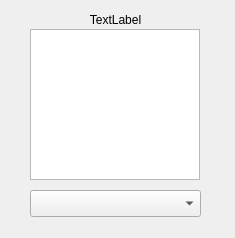
<?xml version="1.0" encoding="UTF-8"?>
<ui version="4.0">
 <class>FeatureFrameCreator</class>
 <widget class="QDialog" name="FeatureFrameCreator">
  <property name="geometry">
   <rect>
    <x>0</x>
    <y>0</y>
    <width>235</width>
    <height>238</height>
   </rect>
  </property>
  <property name="sizePolicy">
   <sizepolicy hsizetype="Minimum" vsizetype="Minimum">
    <horstretch>0</horstretch>
    <verstretch>0</verstretch>
   </sizepolicy>
  </property>
  <property name="minimumSize">
   <size>
    <width>235</width>
    <height>238</height>
   </size>
  </property>
  <property name="baseSize">
   <size>
    <width>235</width>
    <height>238</height>
   </size>
  </property>
  <property name="windowTitle">
   <string>Feature Frame</string>
  </property>
  <widget class="QGraphicsView" name="Preview">
   <property name="geometry">
    <rect>
     <x>30</x>
     <y>29</y>
     <width>170</width>
     <height>151</height>
    </rect>
   </property>
  </widget>
  <widget class="QComboBox" name="ChoicesBox">
   <property name="geometry">
    <rect>
     <x>30</x>
     <y>190</y>
     <width>171</width>
     <height>27</height>
    </rect>
   </property>
  </widget>
  <widget class="QLabel" name="PickedTypeLabel">
   <property name="geometry">
    <rect>
     <x>35</x>
     <y>10</y>
     <width>161</width>
     <height>20</height>
    </rect>
   </property>
   <property name="text">
    <string>TextLabel</string>
   </property>
   <property name="alignment">
    <set>Qt::AlignCenter</set>
   </property>
  </widget>
 </widget>
 <resources/>
 <connections/>
</ui>
